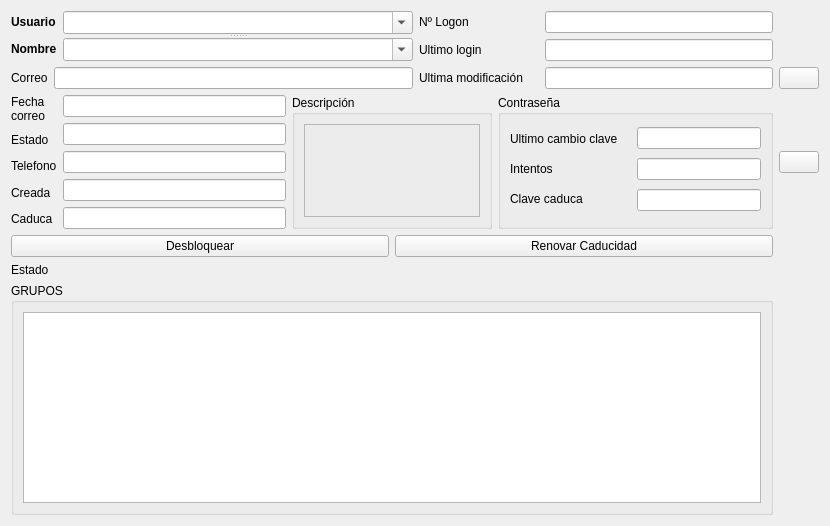
<?xml version="1.0" encoding="UTF-8"?>
<ui version="4.0">
 <class>form_usuarios</class>
 <widget class="QWidget" name="form_usuarios">
  <property name="geometry">
   <rect>
    <x>0</x>
    <y>0</y>
    <width>830</width>
    <height>526</height>
   </rect>
  </property>
  <property name="minimumSize">
   <size>
    <width>0</width>
    <height>0</height>
   </size>
  </property>
  <property name="maximumSize">
   <size>
    <width>160000</width>
    <height>160000</height>
   </size>
  </property>
  <property name="windowTitle">
   <string>Usuarios de Active Directory</string>
  </property>
  <layout class="QGridLayout" name="gridLayout_7">
   <item row="0" column="0">
    <layout class="QVBoxLayout" name="verticalLayout_9">
     <item>
      <layout class="QHBoxLayout" name="horizontalLayout_6">
       <item>
        <layout class="QVBoxLayout" name="verticalLayout_8">
         <item>
          <layout class="QHBoxLayout" name="horizontalLayout_2">
           <item>
            <layout class="QVBoxLayout" name="verticalLayout_3">
             <item>
              <widget class="QLabel" name="label">
               <property name="maximumSize">
                <size>
                 <width>55</width>
                 <height>20</height>
                </size>
               </property>
               <property name="text">
                <string>&lt;html&gt;&lt;head/&gt;&lt;body&gt;&lt;p&gt;&lt;span style=&quot; font-weight:600;&quot;&gt;Usuario&lt;/span&gt;&lt;/p&gt;&lt;/body&gt;&lt;/html&gt;</string>
               </property>
              </widget>
             </item>
             <item>
              <widget class="QLabel" name="label_2">
               <property name="maximumSize">
                <size>
                 <width>55</width>
                 <height>20</height>
                </size>
               </property>
               <property name="text">
                <string>&lt;!DOCTYPE HTML PUBLIC &quot;-//W3C//DTD HTML 4.0//EN&quot; &quot;http://www.w3.org/TR/REC-html40/strict.dtd&quot;&gt;
&lt;html&gt;&lt;head&gt;&lt;meta name=&quot;qrichtext&quot; content=&quot;1&quot; /&gt;&lt;style type=&quot;text/css&quot;&gt;
p, li { white-space: pre-wrap; }
&lt;/style&gt;&lt;/head&gt;&lt;body style=&quot; font-family:'Noto Sans'; font-size:9pt; font-weight:400; font-style:normal;&quot;&gt;
&lt;p style=&quot; margin-top:0px; margin-bottom:0px; margin-left:0px; margin-right:0px; -qt-block-indent:0; text-indent:0px;&quot;&gt;&lt;span style=&quot; font-weight:600;&quot;&gt;Nombre&lt;/span&gt;&lt;/p&gt;&lt;/body&gt;&lt;/html&gt;</string>
               </property>
              </widget>
             </item>
            </layout>
           </item>
           <item>
            <widget class="QSplitter" name="splitter">
             <property name="orientation">
              <enum>Qt::Vertical</enum>
             </property>
             <widget class="QComboBox" name="comboBox_usuarios">
              <property name="minimumSize">
               <size>
                <width>350</width>
                <height>0</height>
               </size>
              </property>
              <property name="editable">
               <bool>true</bool>
              </property>
              <property name="currentText">
               <string/>
              </property>
              <property name="insertPolicy">
               <enum>QComboBox::NoInsert</enum>
              </property>
             </widget>
             <widget class="QComboBox" name="comboBox_nombres">
              <property name="editable">
               <bool>true</bool>
              </property>
              <property name="currentText">
               <string/>
              </property>
              <property name="insertPolicy">
               <enum>QComboBox::NoInsert</enum>
              </property>
             </widget>
            </widget>
           </item>
          </layout>
         </item>
         <item>
          <layout class="QHBoxLayout" name="horizontalLayout_5">
           <item>
            <widget class="QLabel" name="label_3">
             <property name="text">
              <string>Correo</string>
             </property>
            </widget>
           </item>
           <item>
            <widget class="QLineEdit" name="text_correo">
             <property name="minimumSize">
              <size>
               <width>275</width>
               <height>0</height>
              </size>
             </property>
            </widget>
           </item>
          </layout>
         </item>
        </layout>
       </item>
       <item>
        <layout class="QHBoxLayout" name="horizontalLayout_3">
         <item>
          <layout class="QVBoxLayout" name="verticalLayout_4">
           <item>
            <widget class="QLabel" name="label_12">
             <property name="minimumSize">
              <size>
               <width>91</width>
               <height>0</height>
              </size>
             </property>
             <property name="text">
              <string>Nº Logon</string>
             </property>
            </widget>
           </item>
           <item>
            <widget class="QLabel" name="label_9">
             <property name="minimumSize">
              <size>
               <width>81</width>
               <height>0</height>
              </size>
             </property>
             <property name="text">
              <string>Ultimo login</string>
             </property>
            </widget>
           </item>
           <item>
            <widget class="QLabel" name="label_8">
             <property name="minimumSize">
              <size>
               <width>120</width>
               <height>0</height>
              </size>
             </property>
             <property name="text">
              <string>Ultima modificación</string>
             </property>
            </widget>
           </item>
          </layout>
         </item>
         <item>
          <layout class="QVBoxLayout" name="verticalLayout_5">
           <item>
            <widget class="QLineEdit" name="text_logon">
             <property name="minimumSize">
              <size>
               <width>110</width>
               <height>0</height>
              </size>
             </property>
             <property name="whatsThis">
              <string>&lt;html&gt;&lt;head/&gt;&lt;body&gt;&lt;p&gt;&lt;br/&gt;&lt;/p&gt;&lt;/body&gt;&lt;/html&gt;</string>
             </property>
            </widget>
           </item>
           <item>
            <widget class="QLineEdit" name="text_ulti_login">
             <property name="minimumSize">
              <size>
               <width>110</width>
               <height>0</height>
              </size>
             </property>
             <property name="whatsThis">
              <string>&lt;html&gt;&lt;head/&gt;&lt;body&gt;&lt;p&gt;&lt;br/&gt;&lt;/p&gt;&lt;/body&gt;&lt;/html&gt;</string>
             </property>
            </widget>
           </item>
           <item>
            <widget class="QLineEdit" name="text_modif_cuenta">
             <property name="minimumSize">
              <size>
               <width>110</width>
               <height>0</height>
              </size>
             </property>
            </widget>
           </item>
          </layout>
         </item>
        </layout>
       </item>
      </layout>
     </item>
     <item>
      <layout class="QHBoxLayout" name="horizontalLayout_7">
       <item>
        <layout class="QHBoxLayout" name="horizontalLayout">
         <item>
          <layout class="QVBoxLayout" name="verticalLayout">
           <item>
            <widget class="QLabel" name="label_14">
             <property name="text">
              <string>Fecha 
correo</string>
             </property>
            </widget>
           </item>
           <item>
            <widget class="QLabel" name="label_6">
             <property name="text">
              <string>Estado</string>
             </property>
            </widget>
           </item>
           <item>
            <widget class="QLabel" name="label_5">
             <property name="text">
              <string>Telefono</string>
             </property>
            </widget>
           </item>
           <item>
            <widget class="QLabel" name="label_4">
             <property name="text">
              <string>Creada</string>
             </property>
            </widget>
           </item>
           <item>
            <widget class="QLabel" name="label_13">
             <property name="text">
              <string>Caduca</string>
             </property>
            </widget>
           </item>
          </layout>
         </item>
         <item>
          <layout class="QVBoxLayout" name="verticalLayout_2">
           <property name="spacing">
            <number>6</number>
           </property>
           <property name="sizeConstraint">
            <enum>QLayout::SetDefaultConstraint</enum>
           </property>
           <item>
            <widget class="QLineEdit" name="text_fecha_correo">
             <property name="minimumSize">
              <size>
               <width>110</width>
               <height>0</height>
              </size>
             </property>
             <property name="maximumSize">
              <size>
               <width>16777215</width>
               <height>16777215</height>
              </size>
             </property>
             <property name="layoutDirection">
              <enum>Qt::LeftToRight</enum>
             </property>
            </widget>
           </item>
           <item>
            <widget class="QLineEdit" name="text_estado">
             <property name="minimumSize">
              <size>
               <width>110</width>
               <height>0</height>
              </size>
             </property>
             <property name="maximumSize">
              <size>
               <width>16777215</width>
               <height>16777215</height>
              </size>
             </property>
             <property name="whatsThis">
              <string>&lt;html&gt;&lt;head/&gt;&lt;body&gt;&lt;p&gt;&lt;br/&gt;&lt;/p&gt;&lt;/body&gt;&lt;/html&gt;</string>
             </property>
            </widget>
           </item>
           <item>
            <widget class="QLineEdit" name="text_telefono">
             <property name="minimumSize">
              <size>
               <width>110</width>
               <height>0</height>
              </size>
             </property>
             <property name="maximumSize">
              <size>
               <width>16777215</width>
               <height>16777215</height>
              </size>
             </property>
            </widget>
           </item>
           <item>
            <widget class="QLineEdit" name="text_creada">
             <property name="minimumSize">
              <size>
               <width>110</width>
               <height>0</height>
              </size>
             </property>
             <property name="maximumSize">
              <size>
               <width>16777215</width>
               <height>16777215</height>
              </size>
             </property>
            </widget>
           </item>
           <item>
            <widget class="QLineEdit" name="text_cuenta_caduca">
             <property name="minimumSize">
              <size>
               <width>110</width>
               <height>0</height>
              </size>
             </property>
             <property name="maximumSize">
              <size>
               <width>16777215</width>
               <height>16777215</height>
              </size>
             </property>
            </widget>
           </item>
          </layout>
         </item>
        </layout>
       </item>
       <item>
        <widget class="QGroupBox" name="groupBox_descripcion">
         <property name="minimumSize">
          <size>
           <width>200</width>
           <height>0</height>
          </size>
         </property>
         <property name="title">
          <string>Descripción</string>
         </property>
         <layout class="QGridLayout" name="gridLayout_2">
          <item row="0" column="0">
           <widget class="QLabel" name="label_descripcion">
            <property name="inputMethodHints">
             <set>Qt::ImhMultiLine</set>
            </property>
            <property name="frameShape">
             <enum>QFrame::StyledPanel</enum>
            </property>
            <property name="frameShadow">
             <enum>QFrame::Plain</enum>
            </property>
            <property name="lineWidth">
             <number>1</number>
            </property>
            <property name="midLineWidth">
             <number>0</number>
            </property>
            <property name="text">
             <string/>
            </property>
            <property name="textFormat">
             <enum>Qt::AutoText</enum>
            </property>
            <property name="alignment">
             <set>Qt::AlignLeading|Qt::AlignLeft|Qt::AlignTop</set>
            </property>
            <property name="wordWrap">
             <bool>true</bool>
            </property>
           </widget>
          </item>
         </layout>
        </widget>
       </item>
       <item>
        <widget class="QGroupBox" name="groupBox">
         <property name="font">
          <font>
           <pointsize>9</pointsize>
           <weight>50</weight>
           <bold>false</bold>
           <underline>false</underline>
           <strikeout>false</strikeout>
          </font>
         </property>
         <property name="title">
          <string>Contraseña</string>
         </property>
         <property name="flat">
          <bool>false</bool>
         </property>
         <property name="checkable">
          <bool>false</bool>
         </property>
         <layout class="QGridLayout" name="gridLayout">
          <item row="0" column="1">
           <widget class="QLineEdit" name="text_cambio_clave">
            <property name="minimumSize">
             <size>
              <width>110</width>
              <height>0</height>
             </size>
            </property>
            <property name="styleSheet">
             <string notr="true"/>
            </property>
            <property name="text">
             <string/>
            </property>
           </widget>
          </item>
          <item row="2" column="1">
           <widget class="QLineEdit" name="text_clave_caduca">
            <property name="minimumSize">
             <size>
              <width>110</width>
              <height>0</height>
             </size>
            </property>
           </widget>
          </item>
          <item row="1" column="1">
           <widget class="QLineEdit" name="text_intentos">
            <property name="minimumSize">
             <size>
              <width>110</width>
              <height>0</height>
             </size>
            </property>
           </widget>
          </item>
          <item row="0" column="0" rowspan="3">
           <layout class="QVBoxLayout" name="verticalLayout_6">
            <item>
             <widget class="QLabel" name="label_11">
              <property name="minimumSize">
               <size>
                <width>121</width>
                <height>0</height>
               </size>
              </property>
              <property name="text">
               <string>Ultimo cambio clave</string>
              </property>
             </widget>
            </item>
            <item>
             <widget class="QLabel" name="label_10">
              <property name="minimumSize">
               <size>
                <width>120</width>
                <height>0</height>
               </size>
              </property>
              <property name="text">
               <string>Intentos</string>
              </property>
             </widget>
            </item>
            <item>
             <widget class="QLabel" name="label_7">
              <property name="minimumSize">
               <size>
                <width>100</width>
                <height>0</height>
               </size>
              </property>
              <property name="text">
               <string>Clave caduca</string>
              </property>
             </widget>
            </item>
           </layout>
          </item>
         </layout>
        </widget>
       </item>
      </layout>
     </item>
    </layout>
   </item>
   <item row="0" column="1">
    <layout class="QGridLayout" name="gridLayout_4">
     <item row="0" column="0">
      <widget class="QPushButton" name="boton_actualiza_usuario">
       <property name="text">
        <string/>
       </property>
       <property name="icon">
        <iconset resource="../iconos.qrc">
         <normaloff>:/imagenes/iconos/usuarios/actualiza_usuario.png</normaloff>:/imagenes/iconos/usuarios/actualiza_usuario.png</iconset>
       </property>
       <property name="iconSize">
        <size>
         <width>64</width>
         <height>64</height>
        </size>
       </property>
      </widget>
     </item>
     <item row="1" column="0">
      <widget class="QPushButton" name="boton_actualiza_usuarios">
       <property name="text">
        <string/>
       </property>
       <property name="icon">
        <iconset resource="../iconos.qrc">
         <normaloff>:/imagenes/iconos/usuarios/actualiza_usuarios.png</normaloff>:/imagenes/iconos/usuarios/actualiza_usuarios.png</iconset>
       </property>
       <property name="iconSize">
        <size>
         <width>64</width>
         <height>64</height>
        </size>
       </property>
      </widget>
     </item>
    </layout>
   </item>
   <item row="1" column="0">
    <layout class="QGridLayout" name="gridLayout_6">
     <item row="0" column="0">
      <layout class="QVBoxLayout" name="verticalLayout_7">
       <item>
        <layout class="QGridLayout" name="gridLayout_3">
         <item row="0" column="0">
          <widget class="QPushButton" name="boton_desbloquear">
           <property name="text">
            <string>Desbloquear</string>
           </property>
          </widget>
         </item>
         <item row="1" column="0">
          <widget class="QLabel" name="label_estado">
           <property name="text">
            <string>Estado</string>
           </property>
          </widget>
         </item>
         <item row="0" column="1">
          <widget class="QPushButton" name="boton_renovar">
           <property name="text">
            <string>Renovar Caducidad</string>
           </property>
          </widget>
         </item>
        </layout>
       </item>
      </layout>
     </item>
     <item row="1" column="0">
      <widget class="QGroupBox" name="groupBox_grupos">
       <property name="minimumSize">
        <size>
         <width>200</width>
         <height>0</height>
        </size>
       </property>
       <property name="title">
        <string>GRUPOS</string>
       </property>
       <layout class="QGridLayout" name="gridLayout_5">
        <item row="0" column="0">
         <widget class="QListView" name="listView_grupos"/>
        </item>
       </layout>
      </widget>
     </item>
    </layout>
   </item>
  </layout>
  <zorder></zorder>
  <zorder>boton_renovar</zorder>
 </widget>
 <resources>
  <include location="../iconos.qrc"/>
 </resources>
 <connections/>
 <slots>
  <signal>signal1()</signal>
  <slot>slot1()</slot>
 </slots>
</ui>
